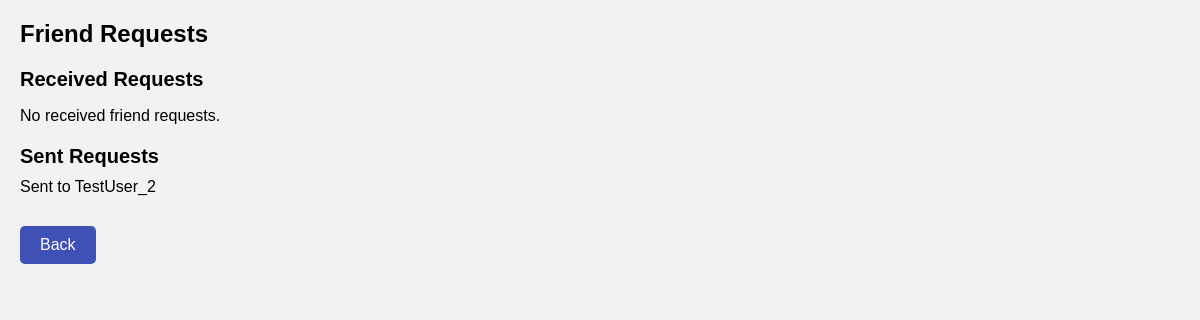
/friend_requests/ (signed in), run on an earlier commit of the app's database.
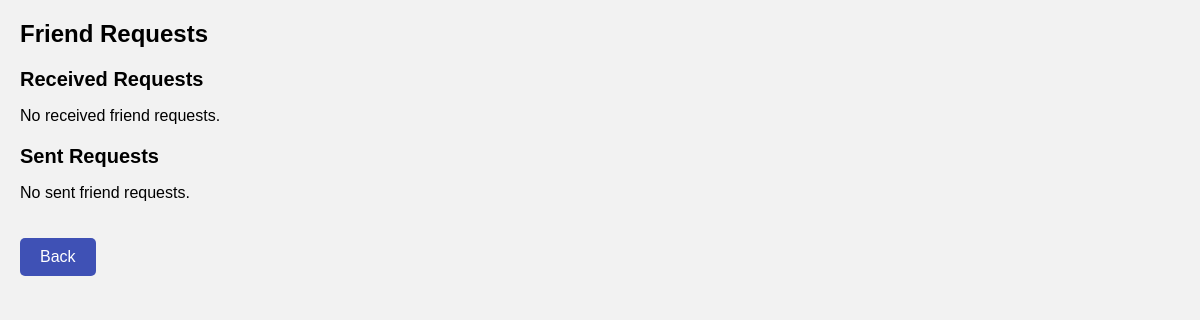
And on a later commit of the database.
### friends/models.py (models this page shows, shortened)
class FriendRequest(models.Model):
    sender = models.ForeignKey(User, on_delete=models.CASCADE, related_name='sent_requests')
    receiver = models.ForeignKey(User, on_delete=models.CASCADE, related_name='received_requests')
    created_at = models.DateTimeField(auto_now_add=True)
    accepted = models.BooleanField(default=False)

### friends/views.py (the view)
# urls.py: path('friend_requests/', views.friend_requests, name='friend_requests'),
@login_required
def friend_requests(request):
    received_requests = FriendRequest.objects.filter(receiver=request.user)
    sent_requests = FriendRequest.objects.filter(sender=request.user)
    return render(
        request,
        Path(PATH_TO_TEMPLATES, 'friend_requests.html'),
        {'received_requests': received_requests, 'sent_requests': sent_requests}
    )

### friends/templates/friends/friend_requests.html (shortened to what this page needs)
<!DOCTYPE html>
<html lang="en">
<head>
</head>
<body>
    <div class="container">
        <h2>Friend Requests</h2>
        <h3>Received Requests</h3>
        {% if received_requests %}
            <ul>
                {% for request in received_requests %}
                    <li>
                        <span>{{ request.sender }}</span>
                        <a href="{% url 'response_to_friend_request' request.id %}">Respond</a>
                    </li>
                {% endfor %}
            </ul>
        {% else %}
            <p>No received friend requests.</p>
        {% endif %}
        <h3>Sent Requests</h3>
        {% if sent_requests %}
            <ul>
                {% for request in sent_requests %}
                    <li>Sent to {{ request.receiver }}</li>
                {% endfor %}
            </ul>
        {% else %}
            <p>No sent friend requests.</p>
        {% endif %}
        <a href="{% url 'home' %}"><button>Back</button></a>
    </div>
</body>
</html>

What changed in the data, as far as the page shows it:
removed FriendRequest: receiver "TestUser_2"
Also different on the page:
text now shown: "No sent friend requests."
